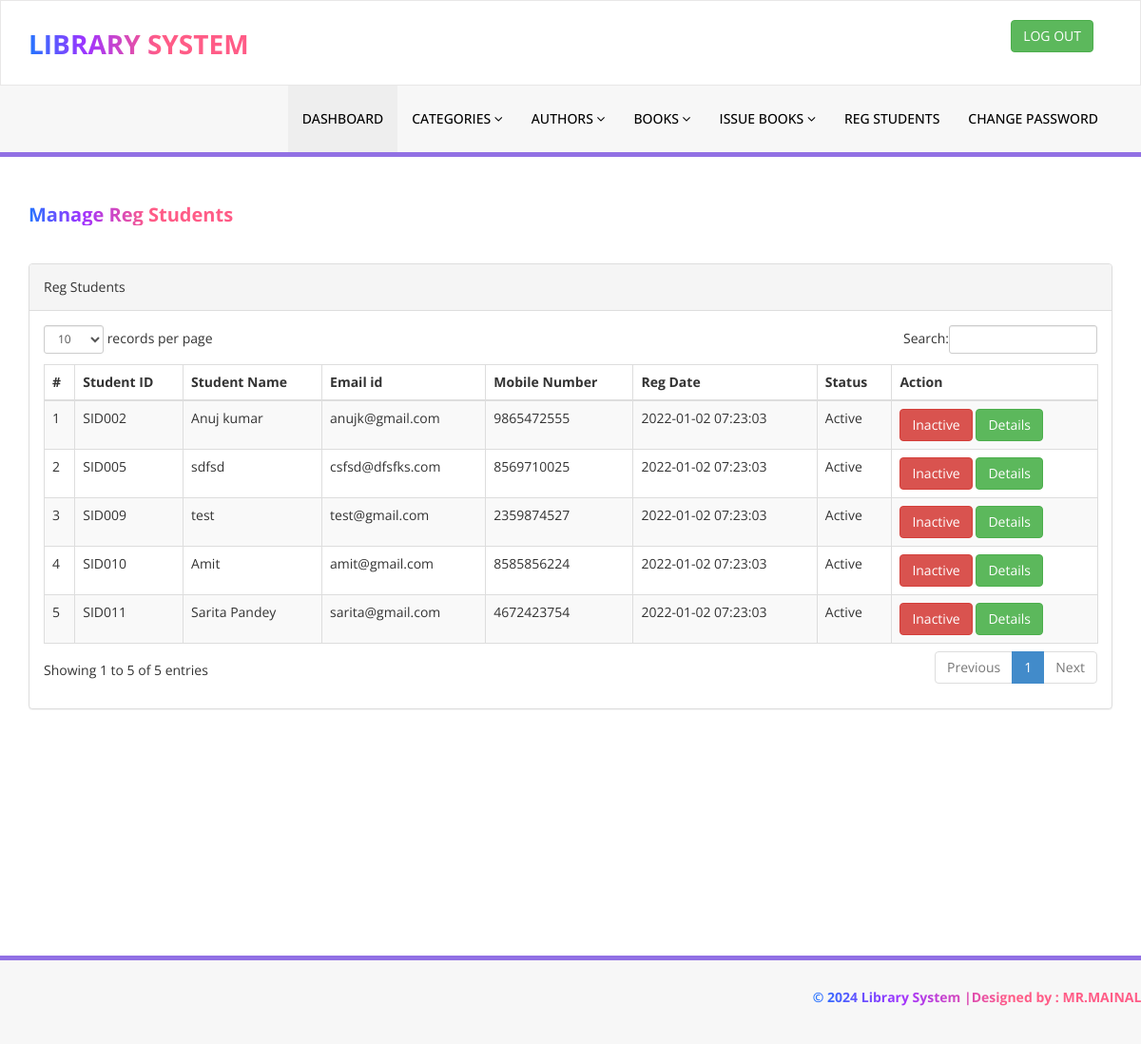
The app's page /admin/reg-students.php (signed in) with its own data.
### tables this page shows
CREATE TABLE `tblstudents` (
  `id` int(11) NOT NULL,
  `StudentId` varchar(100) DEFAULT NULL,
  `FullName` varchar(120) DEFAULT NULL,
  `EmailId` varchar(120) DEFAULT NULL,
  `MobileNumber` char(11) DEFAULT NULL,
  `Password` varchar(120) DEFAULT NULL,
  `Status` int(1) DEFAULT NULL,
  `RegDate` timestamp NULL DEFAULT current_timestamp(),
  `UpdationDate` timestamp NULL DEFAULT NULL ON UPDATE current_timestamp()
);

### admin/reg-students.php (the view, shortened to what this page needs)
<?php
include('includes/config.php');
if(strlen($_SESSION['alogin'])==0)
    {
header('location:index.php');
}
else{
    ?>
<!DOCTYPE html>
<html xmlns="http://www.w3.org/1999/xhtml">
<head>
    <link href="assets/css/bootstrap.css" rel="stylesheet" />
    <link href="assets/css/font-awesome.css" rel="stylesheet" />
    <link href="assets/js/dataTables/dataTables.bootstrap.css" rel="stylesheet" />
    <link href="assets/css/style.css" rel="stylesheet" />
</head>
<body>
<?php include('includes/header.php');?>
    <div class="content-wrapper">
         <div class="container">
        <div class="row pad-botm">
            <div class="col-md-12">
                <h4 style="font-size: 20px;
    font-weight: bold;
    background: linear-gradient(83.84deg, #0088FF -6.87%, #A033FF 26.54%, #FF5C87 58.58%);
    -webkit-background-clip: text;
    -webkit-text-fill-color: transparent;
    background-clip: text;
    text-fill-color: transparent; float:left;">Manage Reg Students</h4>
    </div>
        </div>
            <div class="row">
                <div class="col-md-12">
                    <div class="panel panel-default">
                        <div class="panel-heading">
                          Reg Students
                        </div>
                        <div class="panel-body">
                            <div class="table-responsive">
                                <table class="table table-striped table-bordered table-hover" id="dataTables-example">
                                    <thead>
                                        <tr>
                                            <th>#</th>
                                            <th>Student ID</th>
                                            <th>Student Name</th>
                                            <th>Email id </th>
                                            <th>Mobile Number</th>
                                            <th>Reg Date</th>
                                            <th>Status</th>
                                            <th>Action</th>
                                        </tr>
                                    </thead>
                                    <tbody>
<?php $sql = "SELECT * from tblstudents";
$query = $dbh -> prepare($sql);
$query->execute();
$results=$query->fetchAll(PDO::FETCH_OBJ);
$cnt=1;
if($query->rowCount() > 0)
{
foreach($results as $result)
{               ?>
                                        <tr class="odd gradeX">
                                            <td class="center"><?php echo htmlentities($cnt);?></td>
                                            <td class="center"><?php echo htmlentities($result->StudentId);?></td>
                                            <td class="center"><?php echo htmlentities($result->FullName);?></td>
                                            <td class="center"><?php echo htmlentities($result->EmailId);?></td>
                                            <td class="center"><?php echo htmlentities($result->MobileNumber);?></td>
                                             <td class="center"><?php echo htmlentities($result->RegDate);?></td>
                                            <td class="center"><?php if($result->Status==1)
                                            {
                                                echo htmlentities("Active");
                                            } else {
                                            echo htmlentities("Blocked");
}
                                            ?></td>
                                            <td class="center">
<?php if($result->Status==1)
 {?>
<a href="reg-students.php?inid=<?php echo htmlentities($result->id);?>" onclick="return confirm('Are you sure you want to block this student?');" >  <button class="btn btn-danger"> Inactive</button>
<?php } else {?>
<a href="reg-students.php?id=<?php echo htmlentities($result->id);?>" onclick="return confirm('Are you sure you want to active this student?');"><button class="btn btn-primary"> Active</button>
                                            <?php } ?>
<a href="student-history.php?stdid=<?php echo htmlentities($result->StudentId);?>"><button class="btn btn-success"> Details</button>
                                            </td>
                                        </tr>
 <?php $cnt=$cnt+1;}} ?>
                                    </tbody>
                                </table>
                            </div>
                        </div>
                    </div>
                </div>
            </div>
    </div>
    </div>
  <?php include('includes/footer.php');?>
</body>
</html>
<?php } ?>

### admin/assets/css/style.css (style rules this page uses)
.content-wrapper { margin-top: 40px; min-height:800px; padding-bottom:90px; }
.pad-botm { padding-bottom:30px; }

### records on screen
tblstudents: StudentId "SID002", FullName "Anuj kumar", EmailId "anujk@gmail.com", MobileNumber "9865472555", RegDate "2022-01-02 07:23:03"
tblstudents: StudentId "SID005", FullName "sdfsd", EmailId "csfsd@dfsfks.com", MobileNumber "8569710025", RegDate "2022-01-02 07:23:03"
tblstudents: StudentId "SID009", FullName "test", EmailId "test@gmail.com", MobileNumber "2359874527", RegDate "2022-01-02 07:23:03"
tblstudents: StudentId "SID010", FullName "Amit", EmailId "amit@gmail.com", MobileNumber "8585856224", RegDate "2022-01-02 07:23:03"
tblstudents: StudentId "SID011", FullName "Sarita Pandey", EmailId "sarita@gmail.com", MobileNumber "4672423754", RegDate "2022-01-02 07:23:03"
